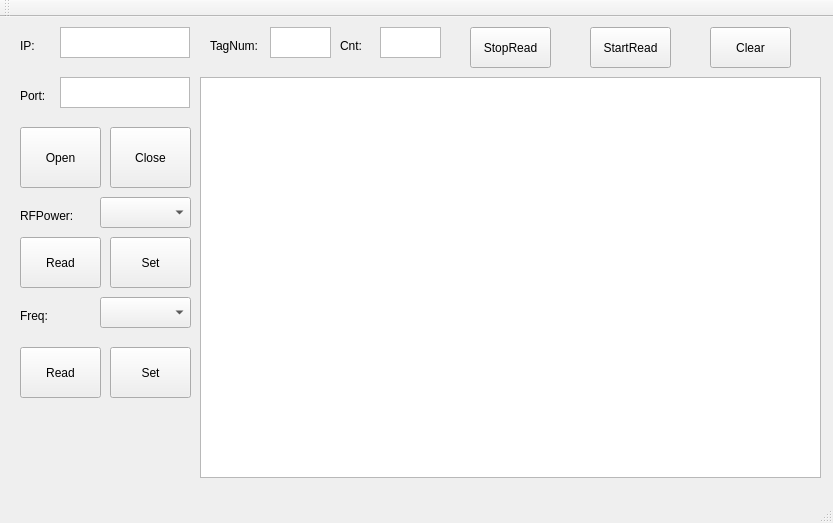
<?xml version="1.0" encoding="UTF-8"?>
<ui version="4.0">
 <class>MainWindow</class>
 <widget class="QMainWindow" name="MainWindow">
  <property name="enabled">
   <bool>true</bool>
  </property>
  <property name="geometry">
   <rect>
    <x>0</x>
    <y>0</y>
    <width>833</width>
    <height>523</height>
   </rect>
  </property>
  <property name="sizePolicy">
   <sizepolicy hsizetype="Preferred" vsizetype="Preferred">
    <horstretch>0</horstretch>
    <verstretch>0</verstretch>
   </sizepolicy>
  </property>
  <property name="windowTitle">
   <string>TcpClientDemo</string>
  </property>
  <property name="documentMode">
   <bool>false</bool>
  </property>
  <property name="tabShape">
   <enum>QTabWidget::Rounded</enum>
  </property>
  <widget class="QWidget" name="centralWidget">
   <widget class="QTextEdit" name="textEdit">
    <property name="geometry">
     <rect>
      <x>60</x>
      <y>10</y>
      <width>130</width>
      <height>31</height>
     </rect>
    </property>
    <property name="inputMethodHints">
     <set>Qt::ImhNone</set>
    </property>
   </widget>
   <widget class="QPushButton" name="pushButton1">
    <property name="geometry">
     <rect>
      <x>20</x>
      <y>110</y>
      <width>81</width>
      <height>61</height>
     </rect>
    </property>
    <property name="text">
     <string>Open</string>
    </property>
   </widget>
   <widget class="QPushButton" name="pushButton2">
    <property name="geometry">
     <rect>
      <x>110</x>
      <y>110</y>
      <width>81</width>
      <height>61</height>
     </rect>
    </property>
    <property name="text">
     <string>Close</string>
    </property>
   </widget>
   <widget class="QLabel" name="label">
    <property name="geometry">
     <rect>
      <x>20</x>
      <y>20</y>
      <width>31</width>
      <height>17</height>
     </rect>
    </property>
    <property name="text">
     <string>IP:</string>
    </property>
   </widget>
   <widget class="QPushButton" name="pushButton3">
    <property name="geometry">
     <rect>
      <x>590</x>
      <y>10</y>
      <width>81</width>
      <height>41</height>
     </rect>
    </property>
    <property name="text">
     <string>StartRead</string>
    </property>
   </widget>
   <widget class="QPushButton" name="pushButton_2">
    <property name="geometry">
     <rect>
      <x>470</x>
      <y>10</y>
      <width>81</width>
      <height>41</height>
     </rect>
    </property>
    <property name="text">
     <string>StopRead</string>
    </property>
   </widget>
   <widget class="QComboBox" name="comboBoxRF">
    <property name="geometry">
     <rect>
      <x>100</x>
      <y>180</y>
      <width>91</width>
      <height>31</height>
     </rect>
    </property>
    <property name="currentText">
     <string/>
    </property>
   </widget>
   <widget class="QLabel" name="label_2">
    <property name="geometry">
     <rect>
      <x>20</x>
      <y>190</y>
      <width>71</width>
      <height>17</height>
     </rect>
    </property>
    <property name="text">
     <string>RFPower:</string>
    </property>
   </widget>
   <widget class="QPushButton" name="pushButtonReadRF">
    <property name="geometry">
     <rect>
      <x>20</x>
      <y>220</y>
      <width>81</width>
      <height>51</height>
     </rect>
    </property>
    <property name="text">
     <string>Read</string>
    </property>
   </widget>
   <widget class="QPushButton" name="pushButtonSetRF">
    <property name="geometry">
     <rect>
      <x>110</x>
      <y>220</y>
      <width>81</width>
      <height>51</height>
     </rect>
    </property>
    <property name="text">
     <string>Set</string>
    </property>
   </widget>
   <widget class="QLabel" name="label_3">
    <property name="geometry">
     <rect>
      <x>20</x>
      <y>290</y>
      <width>71</width>
      <height>17</height>
     </rect>
    </property>
    <property name="text">
     <string>Freq:</string>
    </property>
   </widget>
   <widget class="QComboBox" name="comboBoxFreq">
    <property name="geometry">
     <rect>
      <x>100</x>
      <y>280</y>
      <width>91</width>
      <height>31</height>
     </rect>
    </property>
   </widget>
   <widget class="QPushButton" name="pushButtonReadFreq">
    <property name="geometry">
     <rect>
      <x>20</x>
      <y>330</y>
      <width>81</width>
      <height>51</height>
     </rect>
    </property>
    <property name="text">
     <string>Read</string>
    </property>
   </widget>
   <widget class="QPushButton" name="pushButtonSetFreq">
    <property name="geometry">
     <rect>
      <x>110</x>
      <y>330</y>
      <width>81</width>
      <height>51</height>
     </rect>
    </property>
    <property name="text">
     <string>Set</string>
    </property>
   </widget>
   <widget class="QTableWidget" name="tableWidget">
    <property name="geometry">
     <rect>
      <x>200</x>
      <y>60</y>
      <width>621</width>
      <height>401</height>
     </rect>
    </property>
    <property name="font">
     <font>
      <pointsize>8</pointsize>
     </font>
    </property>
    <property name="focusPolicy">
     <enum>Qt::NoFocus</enum>
    </property>
    <property name="selectionBehavior">
     <enum>QAbstractItemView::SelectRows</enum>
    </property>
   </widget>
   <widget class="QPushButton" name="pushButtonClear">
    <property name="geometry">
     <rect>
      <x>710</x>
      <y>10</y>
      <width>81</width>
      <height>41</height>
     </rect>
    </property>
    <property name="text">
     <string>Clear</string>
    </property>
   </widget>
   <widget class="QTextEdit" name="textEditTagNum">
    <property name="enabled">
     <bool>true</bool>
    </property>
    <property name="geometry">
     <rect>
      <x>270</x>
      <y>10</y>
      <width>61</width>
      <height>31</height>
     </rect>
    </property>
    <property name="inputMethodHints">
     <set>Qt::ImhNone</set>
    </property>
   </widget>
   <widget class="QTextEdit" name="textEditCnt">
    <property name="geometry">
     <rect>
      <x>380</x>
      <y>10</y>
      <width>61</width>
      <height>31</height>
     </rect>
    </property>
   </widget>
   <widget class="QLabel" name="label_4">
    <property name="geometry">
     <rect>
      <x>210</x>
      <y>20</y>
      <width>61</width>
      <height>17</height>
     </rect>
    </property>
    <property name="text">
     <string>TagNum:</string>
    </property>
   </widget>
   <widget class="QLabel" name="label_5">
    <property name="geometry">
     <rect>
      <x>340</x>
      <y>20</y>
      <width>31</width>
      <height>17</height>
     </rect>
    </property>
    <property name="text">
     <string>Cnt:</string>
    </property>
   </widget>
   <widget class="QLabel" name="label_6">
    <property name="geometry">
     <rect>
      <x>20</x>
      <y>70</y>
      <width>31</width>
      <height>17</height>
     </rect>
    </property>
    <property name="text">
     <string>Port:</string>
    </property>
   </widget>
   <widget class="QTextEdit" name="textEditPort">
    <property name="geometry">
     <rect>
      <x>60</x>
      <y>60</y>
      <width>130</width>
      <height>31</height>
     </rect>
    </property>
    <property name="inputMethodHints">
     <set>Qt::ImhNone</set>
    </property>
   </widget>
  </widget>
  <widget class="QMenuBar" name="menuBar">
   <property name="geometry">
    <rect>
     <x>0</x>
     <y>0</y>
     <width>833</width>
     <height>23</height>
    </rect>
   </property>
  </widget>
  <widget class="QToolBar" name="mainToolBar">
   <property name="floatable">
    <bool>true</bool>
   </property>
   <attribute name="toolBarArea">
    <enum>TopToolBarArea</enum>
   </attribute>
   <attribute name="toolBarBreak">
    <bool>false</bool>
   </attribute>
  </widget>
  <widget class="QStatusBar" name="statusBar"/>
 </widget>
 <layoutdefault spacing="6" margin="11"/>
 <tabstops>
  <tabstop>pushButton1</tabstop>
  <tabstop>pushButton2</tabstop>
  <tabstop>textEdit</tabstop>
 </tabstops>
 <resources/>
 <connections/>
</ui>
